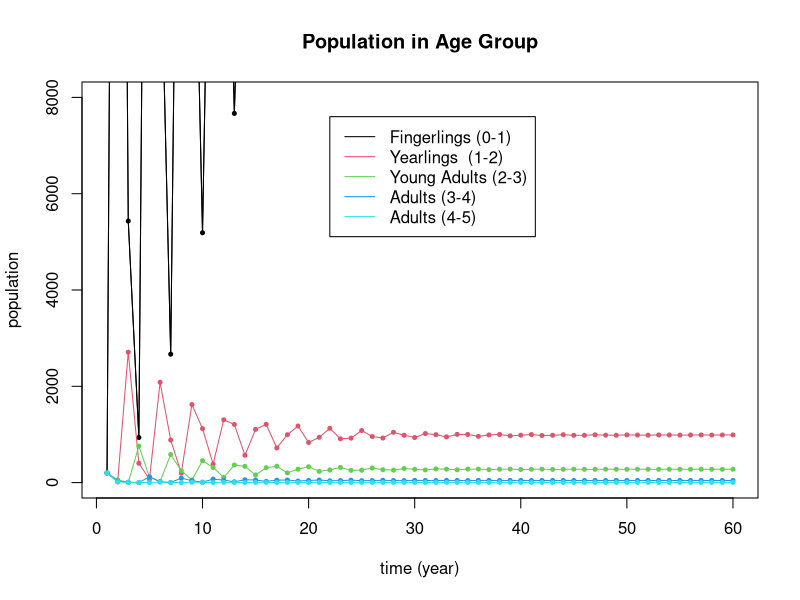
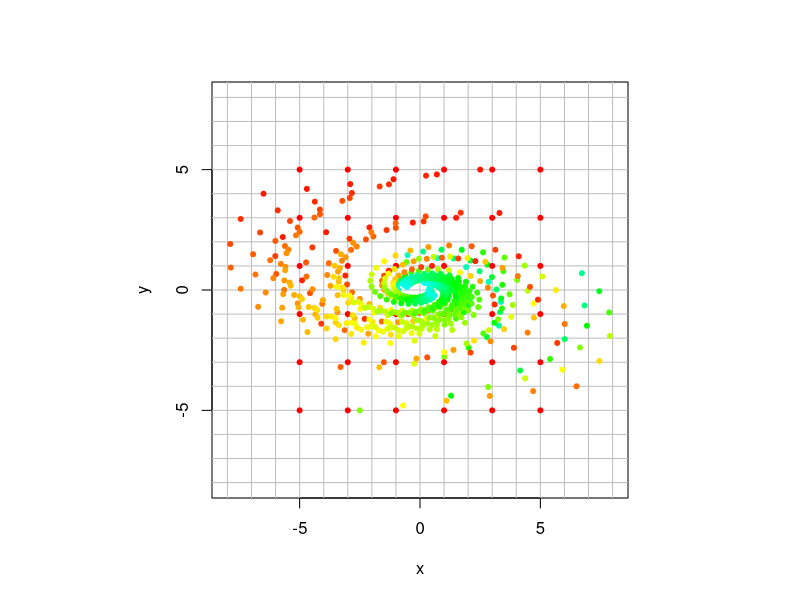

R code for these plots, in order:
## ---- chunk 1
require(pracma)
## ---- chunk 2
A = cbind(c(1/2,1/2),c(1/10,9/10))
v = c(1,0)

for (i in 1:100){
  v= A %*% v
}
v
## ---- chunk 3
K=cbind(c(-1/2,1),c(-1,1))
U=cbind(c(sqrt(3),0),c(0,sqrt(5)))
Kinv=solve(K)
Kinv
U
## ---- chunk 4
S = K %*% (U %*% Kinv)
S %*% S
## ---- chunk 5
P = cbind(c(1,2,1),c(0,1,1),c(-1,1,0))
Pinv = solve(P)
Pinv
## ---- chunk 6
d1=cbind(c(1,0,0),c(0,0.349,0),c(0,0,0))
v0=cbind(c(7,3,4))

(P %*% (d1 %*% Pinv)) %*% v0
## ---- chunk 7
d2=cbind(c(1,0,0),c(0,0,0),c(0,0,0))

(P %*% (d2 %*% Pinv))
## ---- chunk 8
w1 = cbind(c(0,0,0))
(P %*% (d2 %*% Pinv)) %*% w1
w2 = cbind(c(1,3,4))
(P %*% (d2 %*% Pinv)) %*% w2
w3 = cbind(c(-1.7,-1.3,-3))
(P %*% (d2 %*% Pinv)) %*% w3
## ---- chunk 9
d=cbind(c(1,0,0),c(0,.9,0),c(0,0,0))

M = P %*% (d %*% Pinv)
M
## ---- chunk 10
F = cbind(c(57/50,4/50),c(-6/50,43/50))
eigen(F)
## ---- chunk 11
k=cbind(c(3,1),c(1,2),c(10,15))
rref(k)
## ---- chunk 12
n=eigen(F)$vectors[,1]
Re(n)/sum(Re(n))
## ---- chunk 13
r=cbind(c(3,1),c(1,2),c(5,10))
rref(r)
## ---- chunk 14
(A = cbind(c(-8, 3, 29), c(-40, 24, 46), c(10, 3, 11)))
(B = cbind(c(4, 3, 35), c(-49, 42, 55), c(13, 3, 26)))
eigen(A)
eigen(B)
## ---- chunk 15
A %*% B
B %*% A 
## ---- chunk 16
T = cbind(c(0,.06,0,0,0),c(0,0,.28,0,0),c(37,0,0,.16,0),c(64,0,0,0,.08),c(82,0,0,0,0.00))

eigen(T)
v=eigen(T)$vectors[,1]
v
Re(v)
Re(v)/sum(Re(v))
## ---- chunk 17
T1 = cbind(c(0,.074,0,0,0),c(0,0,.28,0,0),c(37,0,0,.16,0),c(64,0,0,0,.08),c(82,0,0,0,0.00))
eigen(T1)
## ---- chunk 18
start = c(200,200,200,200,200)  # the starting distribution
N = 60        # N is the number of iterations
X = matrix(0,nrow=5,ncol=N)  #  Store the results in a 3 x N matrix called X
X[,1] = start  # put start in the first column of X
# loop N times and put your results in X
for (i in 2:N) {X[,i] = T1 %*% X[,i-1]}
# Then plot the results
t = seq(1,N)  # time
plot(t,X[1,],type='l',col=1,ylim=c(0,8000),ylab="population",xlab="time (year)",
     main="Population in Age Group")
for (i in 1:5) {
  lines(t,X[i,],col=i)
  points(t,X[i,],col=i,pch=20,cex=.8)}
legend(22, 7600, legend=c("Fingerlings (0-1)", "Yearlings  (1-2)", "Young Adults (2-3)","Adults (3-4)","Adults (4-5)"), col=1:5, lty=1)
## ---- chunk 19
get_traj <- function(mat, x0, num) {
  traj = cbind(x0) 
  num
  for (i in 1:num) {
    traj = cbind(traj, mat %*% traj[,dim(traj)[2]])
    traj
  }
  return(traj)
}

plot_traj <- function(mat, x0, num) {
  traj = get_traj(mat,x0,num)
  points(traj[1,],traj[2,], pch=20, col=rainbow(length(traj)))
}

trajectory_plot <- function(mat, t=20, datamax=5, plotmax=10, numpoints=10, showEigenspaces=TRUE) {
  # initialize plot
  par(pty = "s")
  plot(c(0),c(0),type="n",
       xlim=c(-plotmax,plotmax),ylim=c(-plotmax,plotmax),
       xlab='x', ylab='y')
  abline(h=-plotmax:plotmax, v=-plotmax:plotmax, col="gray")
  mygrid <- expand.grid(x=seq(from = -datamax, by = 2*datamax/numpoints, l = numpoints+1),
                      y=seq(from =  -datamax, by = 2*datamax/numpoints, l = numpoints+1))
  for (t in 1:dim(mygrid)[1]) {
    plot_traj(mat,c(mygrid[t,1],mygrid[t,2]),t)
  }
  if (showEigenspaces) {
    eigen = eigen(mat)
    #mylabel = cat('lambda=', eigen$values[1], 'and lambda=', eigen$values[2])
    #title(xlab=mylabel)
    v1 = zapsmall(eigen$vectors[,1])
    v2 = zapsmall(eigen$vectors[,2])
    if (! class(v1[1]) == "complex") {
      if (v1[1] == 0) {
        abline(v=0)
      } else {
        abline(a=0,b=v1[2]/v1[1], col="blue")
      } 
      
      if (v2[1] == 0) {
        abline(v=0)
      } else {
        abline(a=0,b=v2[2]/v2[1], col="blue")
      }   
    }
    
  }
}
## ---- chunk 20
A = cbind(c(0.9,0.1),c(-0.4,0.9))
trajectory_plot(A, t=30, datamax=5, plotmax=8, numpoints=5)
## ---- chunk 21
eigen(A)
## ---- chunk 22
vals = eigen(A)$values
v1 = vals[1]
Arg(v1) / (2*pi) * 360
Mod(v1)
